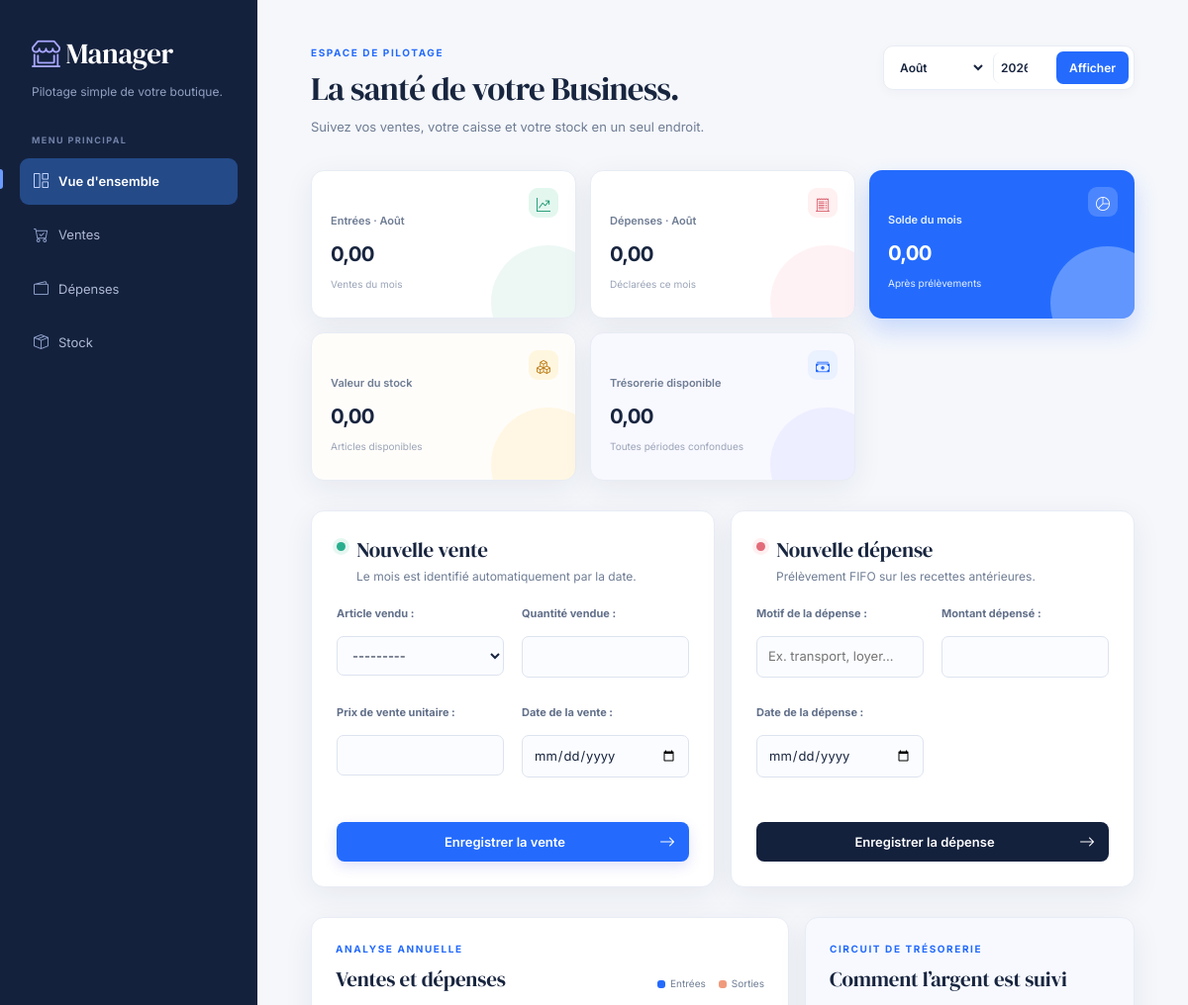
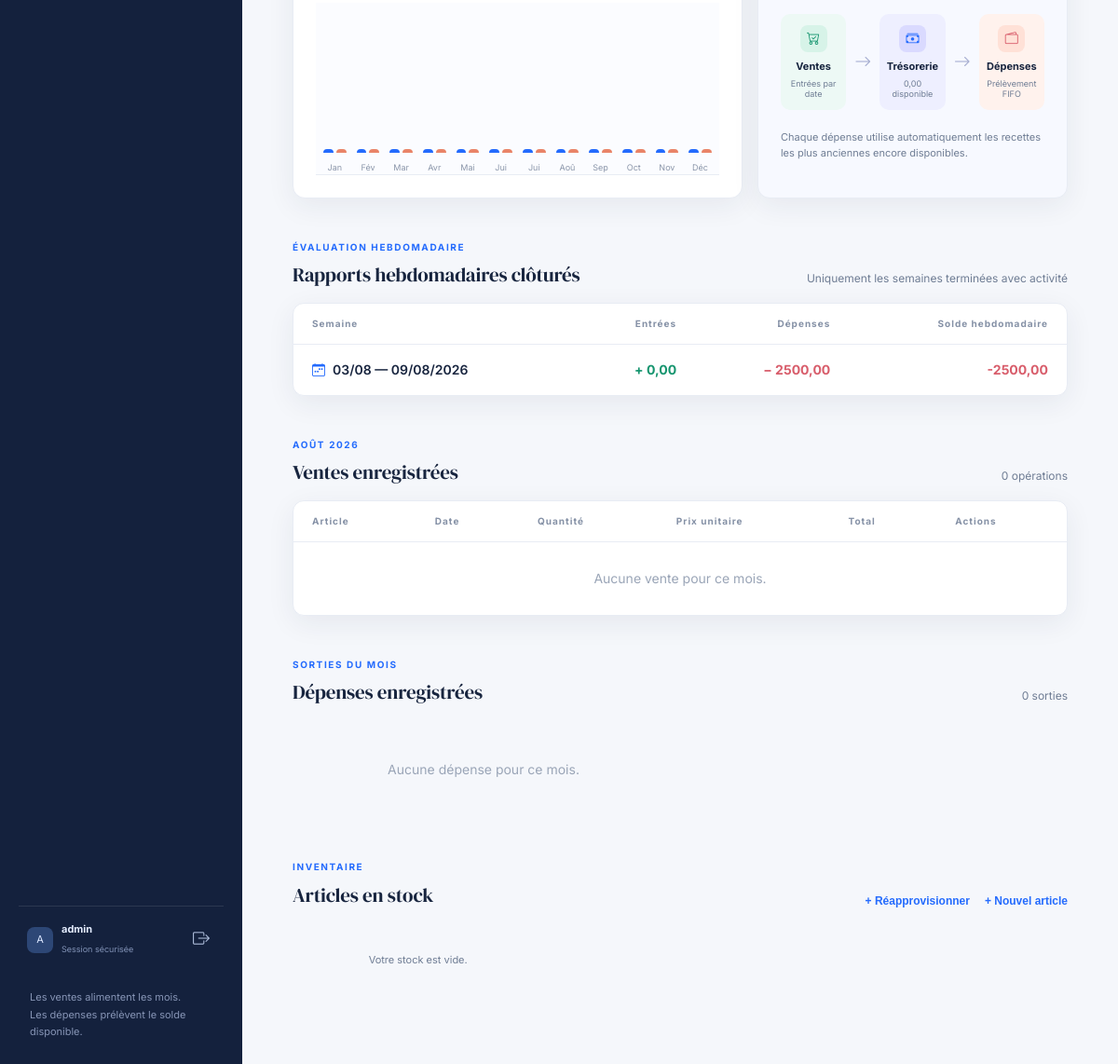
Before: / (signed in) with the older database file (2 pictures, top to bottom).
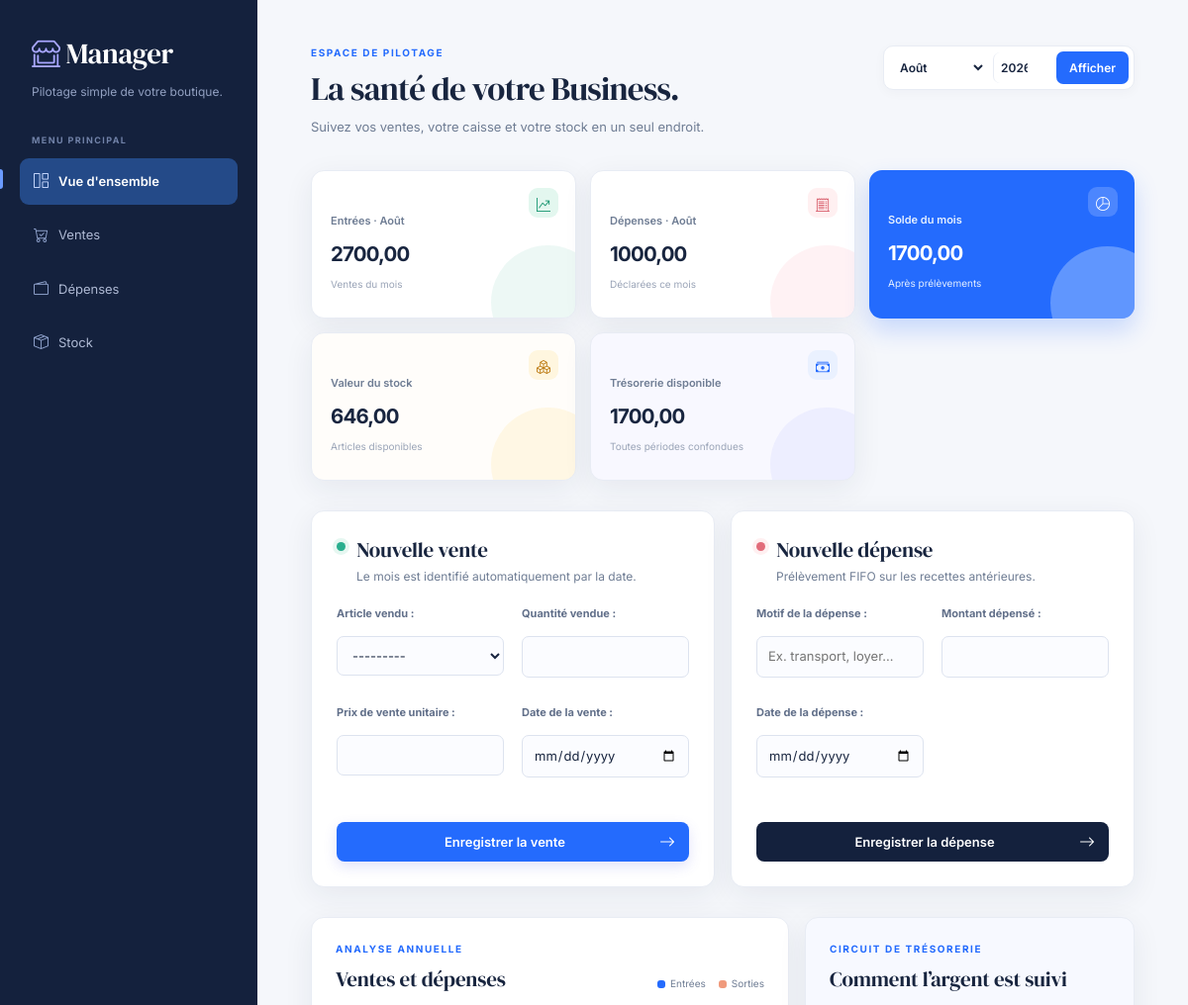
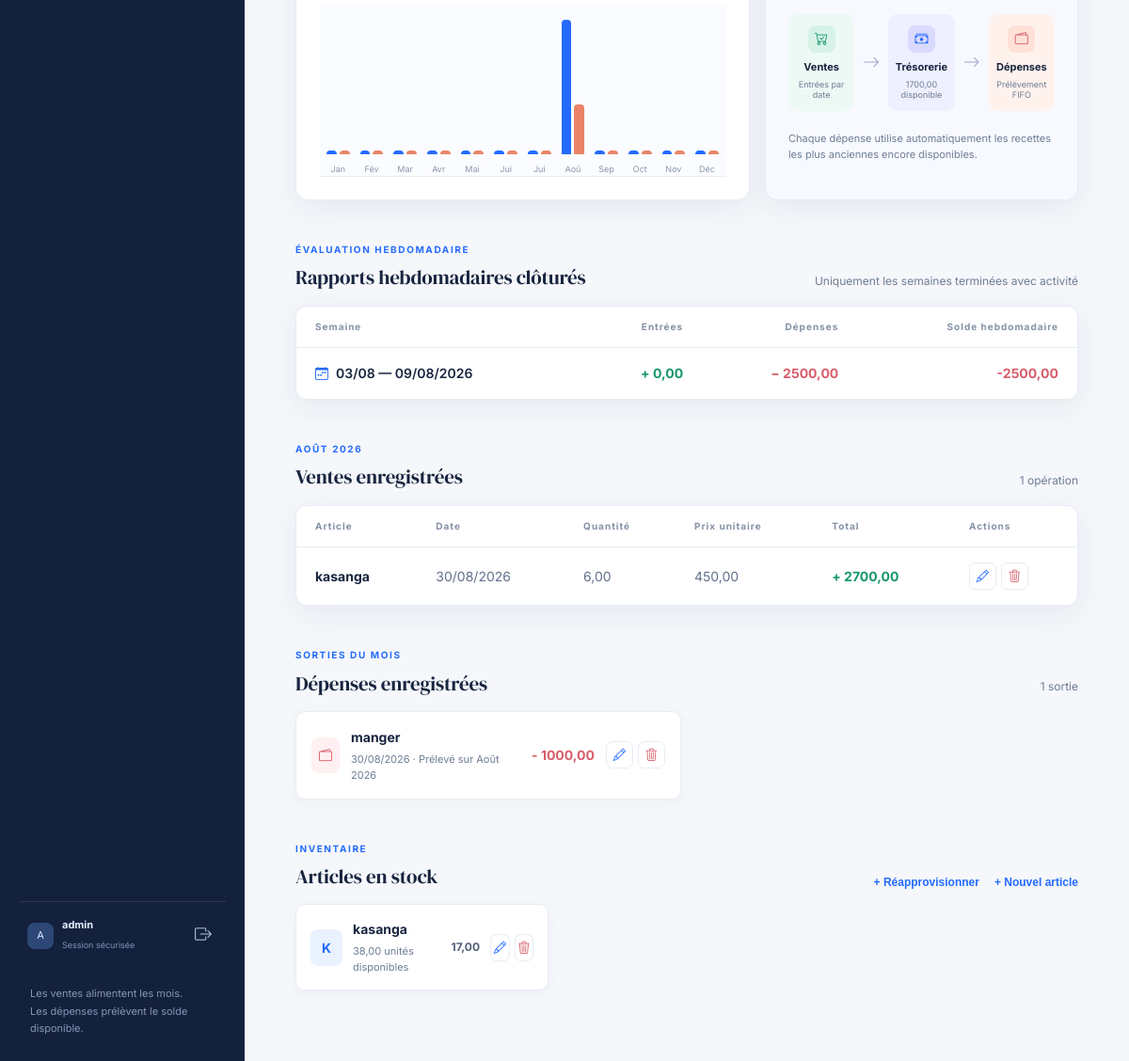
After: the same page with the newer database file (2 pictures, top to bottom).
### data/models.py (models this page shows, shortened)
class WeeklyReport(models.Model):
    id = models.UUIDField(primary_key=True, default=uuid.uuid4, editable=False)
    week_start = models.DateField(unique=True)
    week_end = models.DateField()
    income_total = models.DecimalField(max_digits=12, decimal_places=2, default=Decimal('0.00'))
    expense_total = models.DecimalField(max_digits=12, decimal_places=2, default=Decimal('0.00'))
    balance_total = models.DecimalField(max_digits=12, decimal_places=2, default=Decimal('0.00'))
    generated_at = models.DateTimeField(auto_now=True)
    class Meta:
        verbose_name = 'Rapport hebdomadaire'
        verbose_name_plural = 'Rapports hebdomadaires'
        ordering = ['-week_start']

class In(models.Model):
    id = models.UUIDField(primary_key=True, default=uuid.uuid4, editable=False)
    article = models.ForeignKey(Article, on_delete=models.CASCADE)
    quantity = models.DecimalField(max_digits=10, decimal_places=2)
    unit_price = models.DecimalField(max_digits=10, decimal_places=2)
    cost_price = models.DecimalField("Coût d’achat unitaire", max_digits=10, decimal_places=2, default=Decimal('0.00'))
    total_price = models.DecimalField(max_digits=10, decimal_places=2)
    date = models.DateField(default=timezone.localdate)
    month = models.CharField(max_length=2, choices=MonthChoice.choices, editable=False)
    class Meta:
        verbose_name = 'Entrée'
        verbose_name_plural = 'Entrées'
        ordering = ['-date', '-id']

class Article(models.Model):
    id = models.UUIDField(primary_key=True, default=uuid.uuid4, editable=False)
    name = models.CharField("Nom de l'article",max_length=255)
    description = models.TextField()
    reference = models.CharField("Référence",max_length=40, blank=True, unique=True, null=True)
    price = models.DecimalField("Prix unitaire",max_digits=10, decimal_places=2)
    quantity = models.DecimalField("Quantité en stock", max_digits=10, decimal_places=2, default=Decimal('0.00'))
    reorder_level = models.PositiveIntegerField("Niveau de réapprovisionnement", default=5)
    date_added = models.DateTimeField(auto_now_add=True)
    class Meta:
        verbose_name = 'Article'
        verbose_name_plural = 'Articles'
    def __str__(self):
        return self.name
    @property
    def needs_restock(self):
        return self.quantity <= self.reorder_level

class Out(models.Model):
    id = models.UUIDField(primary_key=True, default=uuid.uuid4, editable=False)
    description = models.CharField(max_length=255)
    amount = models.DecimalField(max_digits=12, decimal_places=2)
    date = models.DateField(default=timezone.localdate)
    month = models.CharField(max_length=2, choices=MonthChoice.choices, editable=False)
    class Meta:
        verbose_name = 'Sortie'
        verbose_name_plural = 'Sorties'
        ordering = ['-date', '-id']

class OutAllocation(models.Model):
    id = models.UUIDField(primary_key=True, default=uuid.uuid4, editable=False)
    out = models.ForeignKey(Out, on_delete=models.CASCADE, related_name='allocations')
    month = models.CharField(max_length=2, choices=MonthChoice.choices)
    year = models.PositiveIntegerField()
    amount = models.DecimalField(max_digits=12, decimal_places=2)
    class Meta:
        verbose_name = 'Imputation de dépense'
        verbose_name_plural = 'Imputations de dépenses'
        constraints = [
            models.UniqueConstraint(fields=['out', 'month', 'year'], name='unique_out_month_allocation'),
        ]

### data/views.py (the view)
# urls.py: path('', views.dashboard, name='dashboard'),
@login_required
def dashboard(request):
    today = timezone.localdate()
    close_completed_weeks(today)
    try:
        selected_month = int(request.GET.get('month', today.month))
        selected_year = int(request.GET.get('year', today.year))
        if not 1 <= selected_month <= 12:
            raise ValueError
    except ValueError:
        selected_month, selected_year = today.month, today.year
    sales = In.objects.filter(date__year=selected_year, date__month=selected_month).select_related('article')
    expenses = Out.objects.filter(date__year=selected_year, date__month=selected_month).prefetch_related('allocations')
    income_total = sales.aggregate(total=Sum('total_price'))['total'] or Decimal('0.00')
    expense_total = expenses.aggregate(total=Sum('amount'))['total'] or Decimal('0.00')
    selected_code = f'{selected_month:02d}'
    selected_name = dict(Out._meta.get_field('month').choices)[selected_code]
    allocated = OutAllocation.objects.filter(year=selected_year, month=selected_code).aggregate(total=Sum('amount'))['total'] or Decimal('0.00')
    articles_queryset = Article.objects.order_by('name')
    articles = Paginator(articles_queryset, 10).get_page(request.GET.get('articles_page'))
    stock_value = Article.objects.aggregate(total=Sum('price'))['total'] or Decimal('0.00')
    stock_value = sum((article.price * article.quantity for article in Article.objects.all()), Decimal('0.00'))
    total_received = In.objects.aggregate(total=Sum('total_price'))['total'] or Decimal('0.00')
    total_allocated = OutAllocation.objects.aggregate(total=Sum('amount'))['total'] or Decimal('0.00')
    incomes_by_month = {
        item['date__month']: item['total']
        for item in In.objects.filter(date__year=selected_year).values('date__month').annotate(total=Sum('total_price'))
    }
    expenses_by_month = {
        item['date__month']: item['total']
        for item in Out.objects.filter(date__year=selected_year).values('date__month').annotate(total=Sum('amount'))
    }
    chart_peak = max([*incomes_by_month.values(), *expenses_by_month.values(), Decimal('1.00')])
    month_labels = dict(Out._meta.get_field('month').choices)
    monthly_chart = []
    for number in range(1, 13):
        income = incomes_by_month.get(number, Decimal('0.00'))
        expense = expenses_by_month.get(number, Decimal('0.00'))
        monthly_chart.append({
            'label': month_labels[f'{number:02d}'][:3], 'income': income, 'expense': expense,
            'income_height': max(3, int(income * 100 / chart_peak)),
            'expense_height': max(3, int(expense * 100 / chart_peak)),
        })
    weekly_reports = list(WeeklyReport.objects.all()[:8])
    sales = Paginator(sales, 10).get_page(request.GET.get('sales_page'))
    expenses = Paginator(expenses, 10).get_page(request.GET.get('expenses_page'))
    recent_entries = StockEntry.objects.select_related('article')[:5]
    return render(request, 'data/dashboard.html', {
        'article_form': ArticleForm(), 'stock_entry_form': StockEntryForm(), 'income_form': IncomeForm(), 'expense_form': ExpenseForm(),
        'articles': articles, 'sales': sales, 'expenses': expenses, 'recent_entries': recent_entries,
        'income_total': income_total, 'expense_total': expense_total,
        'available_total': income_total - allocated, 'cash_available': total_received - total_allocated,
        'stock_value': stock_value, 'low_stock': [article for article in Article.objects.all() if article.needs_restock],
        'monthly_chart': monthly_chart,
        'weekly_reports': reversed(weekly_reports),
        'selected_month': selected_month, 'selected_year': selected_year,
        'selected_month_name': selected_name, 'months': [(number, label) for number, label in enumerate(dict(Out._meta.get_field('month').choices).values(), 1)],
    })

### data/forms.py
class StockEntryForm(forms.ModelForm):
    class Meta:
        model = StockEntry
        fields = ('article', 'quantity', 'unit_cost', 'date', 'note')
        labels = {'article': 'Article à réapprovisionner', 'quantity': 'Quantité ajoutée', 'unit_cost': 'Nouveau coût unitaire', 'date': 'Date de réception', 'note': 'Note / fournisseur'}
        help_texts = {
            'article': 'Choisissez l’article dont le stock doit augmenter.',
            'quantity': 'Nombre d’unités reçues dans ce nouvel arrivage.',
            'unit_cost': 'Coût d’achat d’une unité de cet arrivage.',
            'date': 'Date à laquelle la marchandise est entrée en boutique.',
            'note': 'Facultatif : fournisseur, numéro de bon ou remarque.',
        }
        widgets = {
            'quantity': forms.NumberInput(attrs={'step': '0.01', 'min': '0.01'}),
            'unit_cost': forms.NumberInput(attrs={'step': '0.01', 'min': '0'}),
            'date': forms.DateInput(attrs={'type': 'date'}),
            'note': forms.TextInput(attrs={'placeholder': 'Bon de livraison, fournisseur…'}),
        }

### data/templates/data/dashboard.html (shortened to what the changed rows need)
{% load static %}
<!doctype html>
<html lang="fr">
<head>
  <link rel="stylesheet" href="https://cdn.jsdelivr.net/npm/bootstrap-icons@1.11.3/font/bootstrap-icons.min.css">
  <link rel="stylesheet" href="{% static 'data/dashboard.css' %}">
</head>
<body>
  <main>
    <header>
      <div><p class="eyebrow">ESPACE DE PILOTAGE</p><h1>La santé de votre Business.</h1><p class="header-subtitle">Suivez vos ventes, votre caisse et votre stock en un seul endroit.</p></div>
    </header>
    <section id="apercu" class="summary">
      <article class="card income"><span class="icon"><i class="bi bi-graph-up-arrow"></i></span><p>Entrées · {{ selected_month_name }}</p><strong>{{ income_total|floatformat:2 }}</strong><small>Ventes du mois</small></article>
      <article class="card expense"><span class="icon"><i class="bi bi-receipt-cutoff"></i></span><p>Dépenses · {{ selected_month_name }}</p><strong>{{ expense_total|floatformat:2 }}</strong><small>Déclarées ce mois</small></article>
      <article class="card balance"><span class="icon"><i class="bi bi-pie-chart"></i></span><p>Solde du mois</p><strong>{{ available_total|floatformat:2 }}</strong><small>Après prélèvements</small></article>
      <article class="card stock"><span class="icon"><i class="bi bi-boxes"></i></span><p>Valeur du stock</p><strong>{{ stock_value|floatformat:2 }}</strong><small>Articles disponibles</small></article>
      <article class="card cash"><span class="icon"><i class="bi bi-cash-stack"></i></span><p>Trésorerie disponible</p><strong>{{ cash_available|floatformat:2 }}</strong><small>Toutes périodes confondues</small></article>
    </section>
    <section class="forms">
      <article class="panel"><div class="panel-title"><div><h2>Nouvelle vente</h2></div></div></article>
      <article class="panel"><div class="panel-title"><div><h2>Nouvelle dépense</h2></div></div></article>
    </section>
    <section class="visuals" aria-label="Analyse financière">
      <article class="chart-panel">
        <div class="section-heading"><div><h2>Ventes et dépenses</h2></div></div>
        <div class="bar-chart">{% for item in monthly_chart %}<div class="bar-group" title="{{ item.label }} : entrées {{ item.income|floatformat:2 }}, sorties {{ item.expense|floatformat:2 }}"><div class="bars"><span class="bar in" style="height: {{ item.income_height }}%"></span><span class="bar out" style="height: {{ item.expense_height }}%"></span></div><small>{{ item.label }}</small></div>{% endfor %}</div>
      </article>
      <article class="flow-panel"><h2>Comment l’argent est suivi</h2><div class="cash-flow"><div class="flow-node cash-node"><span><i class="bi bi-cash-stack"></i></span><b>Trésorerie</b><small>{{ cash_available|floatformat:2 }} disponible</small></div></div></article>
    </section>
    <section class="weekly-section" aria-label="Évaluation hebdomadaire">
      <div class="section-heading"><div><p class="eyebrow">ÉVALUATION HEBDOMADAIRE</p><h2>Rapports hebdomadaires clôturés</h2></div><span class="count">Uniquement les semaines terminées avec activité</span></div>
      <div class="table-wrap"><table class="weekly-table"><thead><tr><th>Semaine</th><th>Entrées</th><th>Dépenses</th><th>Solde hebdomadaire</th></tr></thead><tbody>{% for report in weekly_reports %}<tr><td><span class="week-label"><i class="bi bi-calendar-week"></i>{{ report.week_start|date:'d/m' }} — {{ report.week_end|date:'d/m/Y' }}</span></td><td class="positive">+ {{ report.income_total|floatformat:2 }}</td><td class="negative">− {{ report.expense_total|floatformat:2 }}</td><td class="weekly-balance {% if report.balance_total < 0 %}negative{% else %}positive{% endif %}">{{ report.balance_total|floatformat:2 }}</td></tr>{% empty %}<tr><td colspan="4" class="empty">Aucun rapport à afficher : une semaine avec activité doit d’abord être terminée.</td></tr>{% endfor %}</tbody></table></div>
    </section>
    <section id="ventes" class="data-section"><div class="section-heading"><div><p class="eyebrow">{{ selected_month_name|upper }} {{ selected_year }}</p><h2>Ventes enregistrées</h2></div><span class="count">{{ sales.paginator.count }} opération{{ sales.paginator.count|pluralize }}</span></div><div class="table-wrap"><table><thead><tr><th>Article</th><th>Date</th><th>Quantité</th><th>Prix unitaire</th><th>Total</th><th>Actions</th></tr></thead><tbody>{% for sale in sales %}<tr><td><b>{{ sale.article.name }}</b></td><td>{{ sale.date|date:'d/m/Y' }}</td><td>{{ sale.quantity }}</td><td>{{ sale.unit_price|floatformat:2 }}</td><td class="positive">+ {{ sale.total_price|floatformat:2 }}</td><td class="row-actions"><button class="icon-button" title="Modifier" onclick="document.getElementById('edit-income-{{ sale.id }}').showModal()"><i class="bi bi-pencil"></i></button><button class="icon-button danger" title="Supprimer" data-delete-url="{% url 'delete_income' sale.id %}" data-delete-label="cette entrée"><i class="bi bi-trash3"></i></button></td></tr>{% empty %}<tr><td colspan="6" class="empty">Aucune vente pour ce mois.</td></tr>{% endfor %}</tbody></table></div>{% include 'data/pagination.html' with page_obj=sales page_param='sales_page' %}</section>
    <section id="depenses" class="data-section"><div class="section-heading"><div><p class="eyebrow">SORTIES DU MOIS</p><h2>Dépenses enregistrées</h2></div><span class="count">{{ expenses.paginator.count }} sortie{{ expenses.paginator.count|pluralize }}</span></div><div class="expenses-list">{% for expense in expenses %}<article class="expense-row"><div class="expense-mark"><i class="bi bi-wallet2"></i></div><div><b>{{ expense.description }}</b><p>{{ expense.date|date:'d/m/Y' }} · Prélevé sur {% for item in expense.allocations.all %}{{ item.get_month_display }} {{ item.year }}{% if not forloop.last %}, {% endif %}{% endfor %}</p></div><strong>- {{ expense.amount|floatformat:2 }}</strong><div class="row-actions"><button class="icon-button" title="Modifier" onclick="document.getElementById('edit-expense-{{ expense.id }}').showModal()"><i class="bi bi-pencil"></i></button><button class="icon-button danger" title="Supprimer" data-delete-url="{% url 'delete_expense' expense.id %}" data-delete-label="cette sortie"><i class="bi bi-trash3"></i></button></div></article>{% empty %}<p class="empty">Aucune dépense pour ce mois.</p>{% endfor %}</div>{% include 'data/pagination.html' with page_obj=expenses page_param='expenses_page' %}</section>
    <section id="stock" class="data-section stock-section"><div class="section-heading"><div><h2>Articles en stock</h2></div></div><div class="articles">{% for article in articles %}<article><span>{{ article.name|slice:':1'|upper }}</span><div><b>{{ article.name }}</b><p>{{ article.quantity }} unité{{ article.quantity|pluralize }} disponible{{ article.quantity|pluralize }}</p></div><strong>{{ article.price|floatformat:2 }}</strong><div class="row-actions"><button class="icon-button" title="Modifier" onclick="document.getElementById('edit-article-{{ article.id }}').showModal()"><i class="bi bi-pencil"></i></button><button class="icon-button danger" title="Supprimer" data-delete-url="{% url 'delete_article' article.id %}" data-delete-label="cet article"><i class="bi bi-trash3"></i></button></div></article>{% empty %}<p class="empty">Votre stock est vide.</p>{% endfor %}</div></section>
  </main>
</body>
</html>

Changed rows visible on the page:
added In: article.name "kasanga", date "30/08/2026", quantity "6,00", unit_price "450,00", total_price "2700,00"
added Out: description "manger", date "30/08/2026", amount "1000,00"
added OutAllocation: month "Août", year "2026"
added Article: name "K", name "kasanga", quantity "38,00", price "17,00"
Other visible differences:
{{ income_total|floatformat:2 }}: "0,00" → "2700,00"
{{ expense_total|floatformat:2 }}: "0,00" → "1000,00"
{{ available_total|floatformat:2 }}: "0,00" → "1700,00"
{{ stock_value|floatformat:2 }}: "0,00" → "646,00"
{{ cash_available|floatformat:2 }}: "0,00" → "1700,00"
{{ item.income_height }}: 3 → 100 (drawn)
{{ item.expense_height }}: 3 → 37 (drawn)
{{ sales.paginator.count }}: "0" → "1"
{{ expenses.paginator.count }}: "0" → "1"
text no longer shown: "Aucune vente pour ce mois. Aucune dépense pour ce mois. Votre stock est vide."
